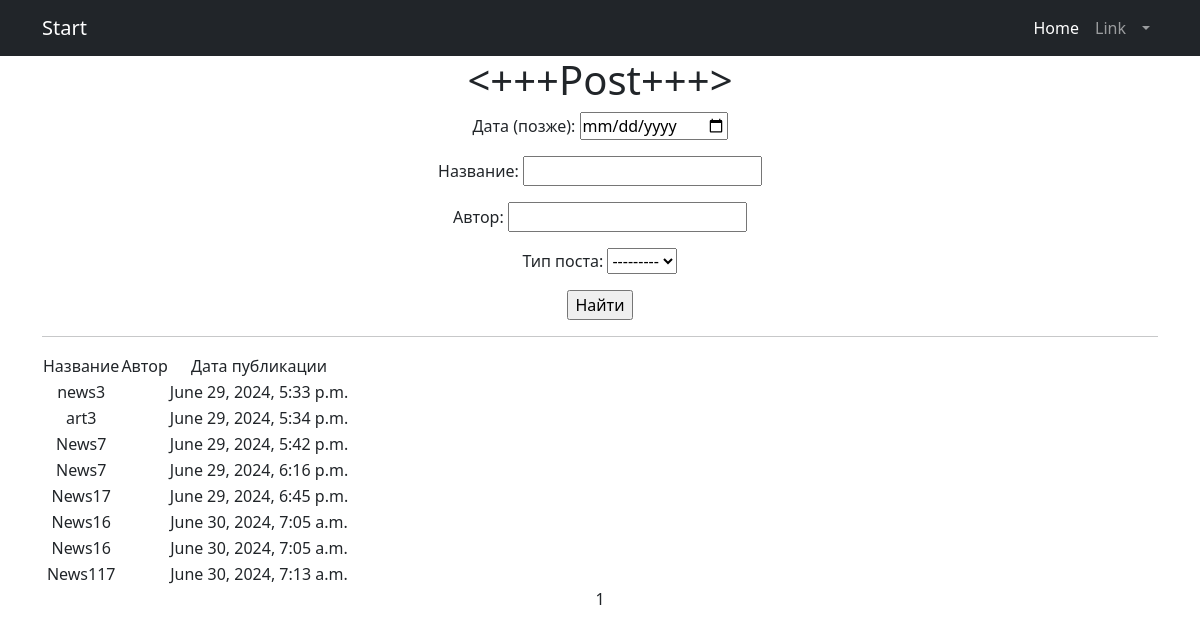
The app's page /protect/news_search/ (signed in), older data.
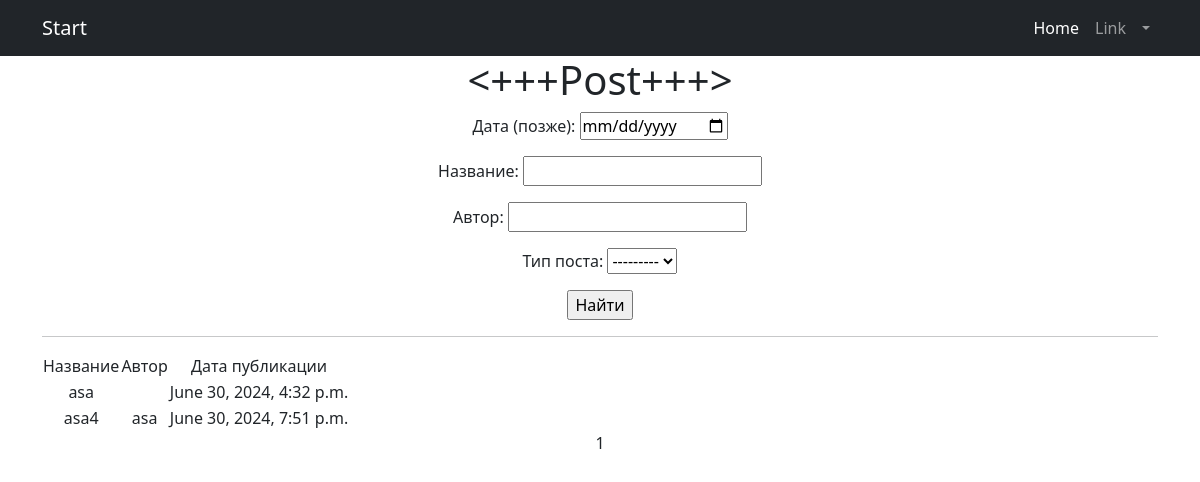
The same page, newer data.
### news/models.py (models this page shows, shortened)
class Post(models.Model):
    author = models.ForeignKey('Author', on_delete=models.CASCADE, blank=True)
    POST_TYPES = (
        ('article', 'Article'),
        ('news', 'News'),
    )
    post_type = models.CharField(max_length=10, choices=POST_TYPES)
    created_at = models.DateTimeField(auto_now_add=True)
    categories = models.ManyToManyField('Category', through='PostCategory')
    title = models.CharField(max_length=255)
    content = models.TextField()
    rating = models.IntegerField(default=0)
    authorname = models.CharField(max_length=255,)
    subscribers = models.ManyToManyField(User, related_name='subscribed_categories', blank=True)

### news/views.py (the view)
# urls.py: path('news_search/', views.PostsListView.as_view(), name='news_search'),
class PostsListView(LoginRequiredMixin, ListView):
    model = Post
    ordering = 'authorname', 'created_at'
    template_name = 'news_search.html'
    context_object_name = 'posts'
    paginate_by = 10
    def get_queryset(self):
        queryset = super().get_queryset()
        self.filterset = PostFilter(self.request.GET, queryset)
        return self.filterset.qs
    def get_context_data(self, **kwargs):
        context = super().get_context_data(**kwargs)
        context['filterset'] = self.filterset
        return context

### news/templates/news_search.html (shortened to what this page needs)
{% extends 'flatpages/default.html' %}
{% load censor %}
{% load custom_tags %}
{% block content %}
<h1><+++Post+++></h1>
<form action="" method="get">
       {{ filterset.form.as_p }}
       <input type="submit" value="Найти" />
</form>
   <hr>
   {% if posts %}
       <table>
           <tr>
               <td>Название</td>
               <td>Автор</td>
               <td>Дата публикации</td>
           </tr>
           {% for  post in posts %}
           <tr>
               <td>{{ post.title }}</td>
               <td>{{ post.authorname }}</td>
               <td>{{ post.created_at }}</td>
           </tr>
           {% endfor %}
       </table>
   {% else %}
       <h2>Новостей нет!</h2>
   {% endif %}
   {{ page_obj.number }}
{% endblock content %}

Row changes from the older to the newer data that the page shows:
removed Post: title "news3", created_at "June 29, 2024, 5:33 p.m."
removed Post: title "art3", created_at "June 29, 2024, 5:34 p.m."
removed Post: title "News7", created_at "June 29, 2024, 5:42 p.m."
removed Post: title "News7", created_at "June 29, 2024, 6:16 p.m."
removed Post: title "News17", created_at "June 29, 2024, 6:45 p.m."
removed Post: title "News16", created_at "June 30, 2024, 7:05 a.m."
removed Post: title "News16", created_at "June 30, 2024, 7:05 a.m."
removed Post: title "News117", created_at "June 30, 2024, 7:13 a.m."
added Post: title "asa", created_at "June 30, 2024, 4:32 p.m."
added Post: title "asa4", authorname "asa", created_at "June 30, 2024, 7:51 p.m."
